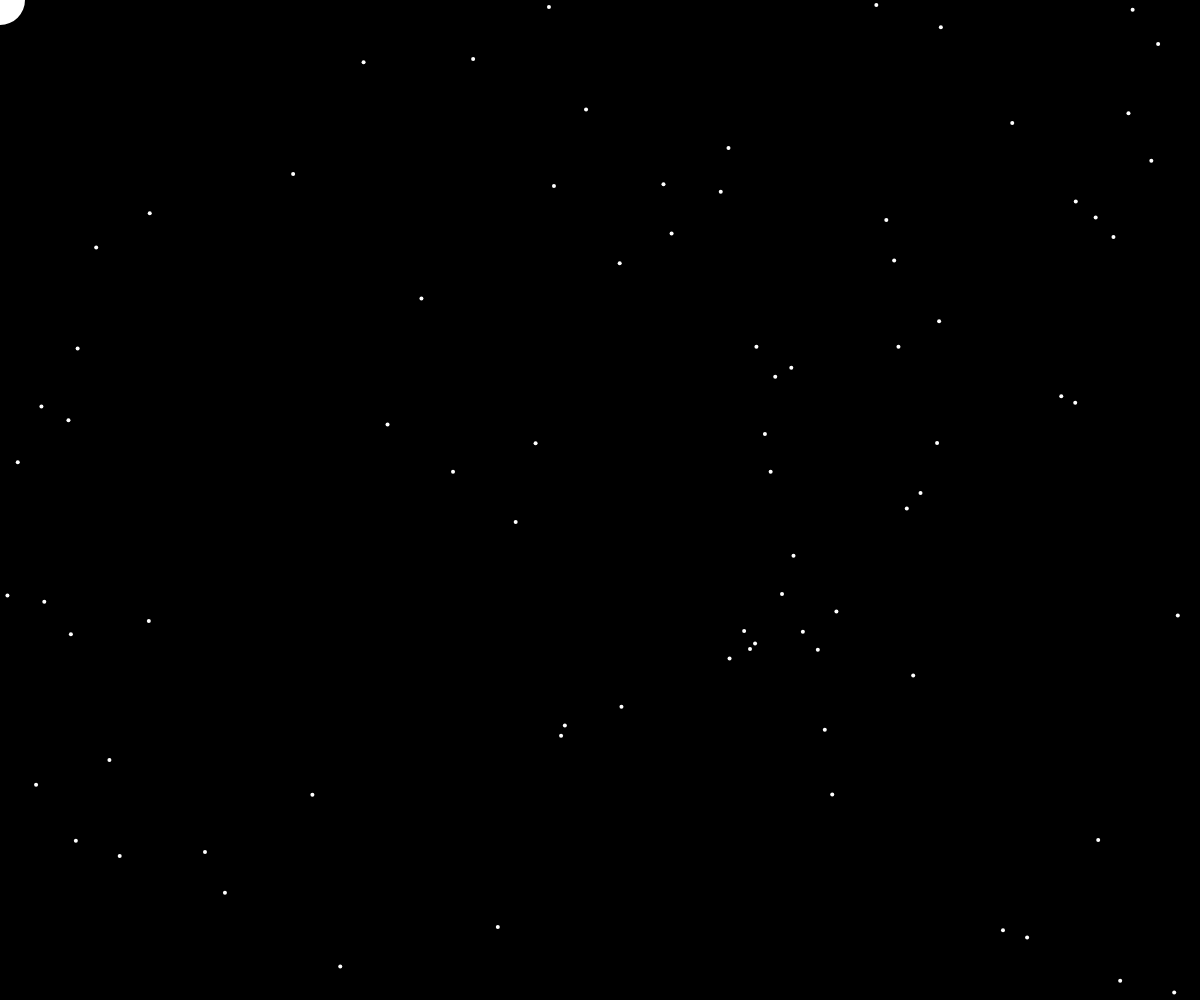
Frame 1 (no input)
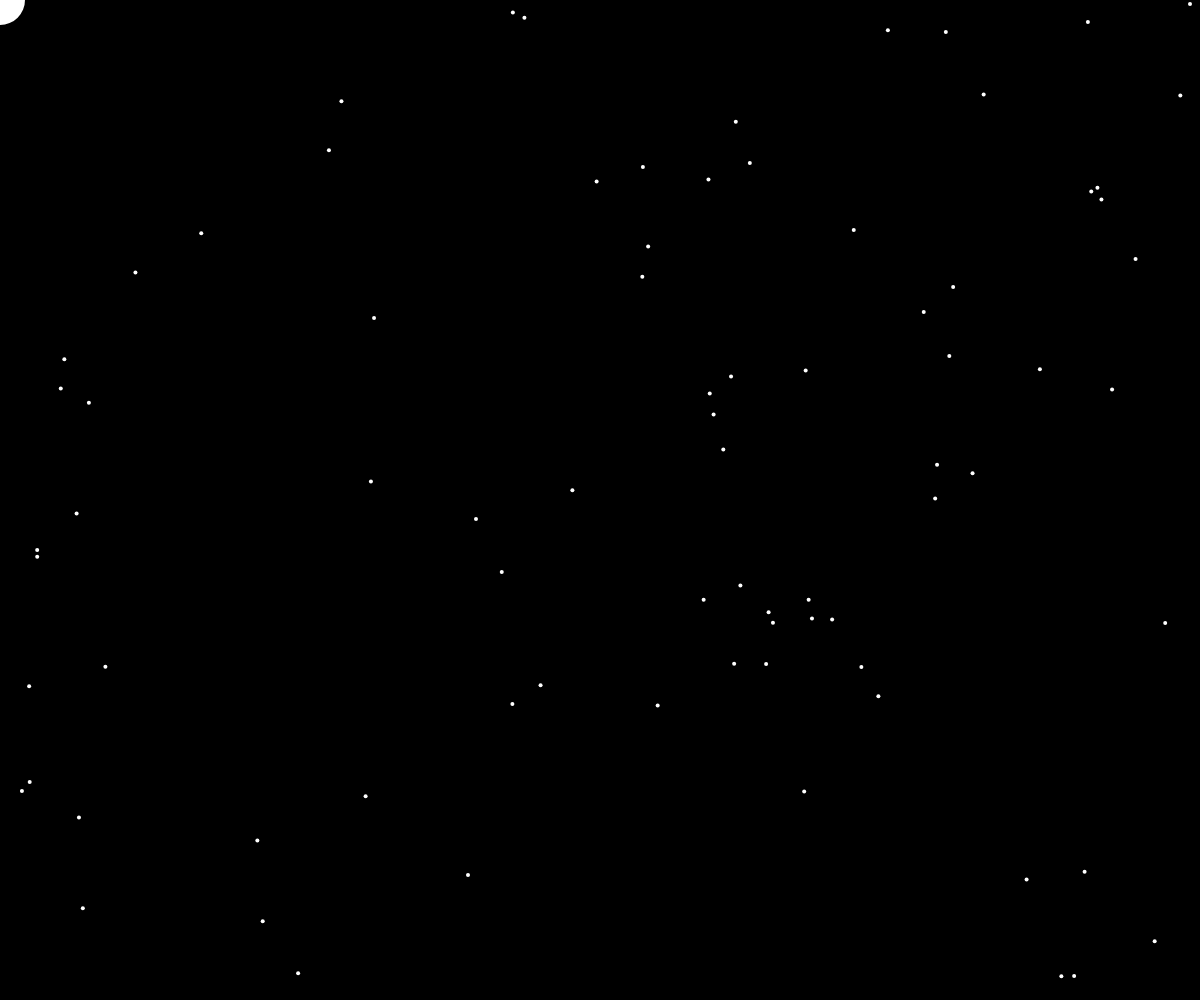
Frame 60 (no input)
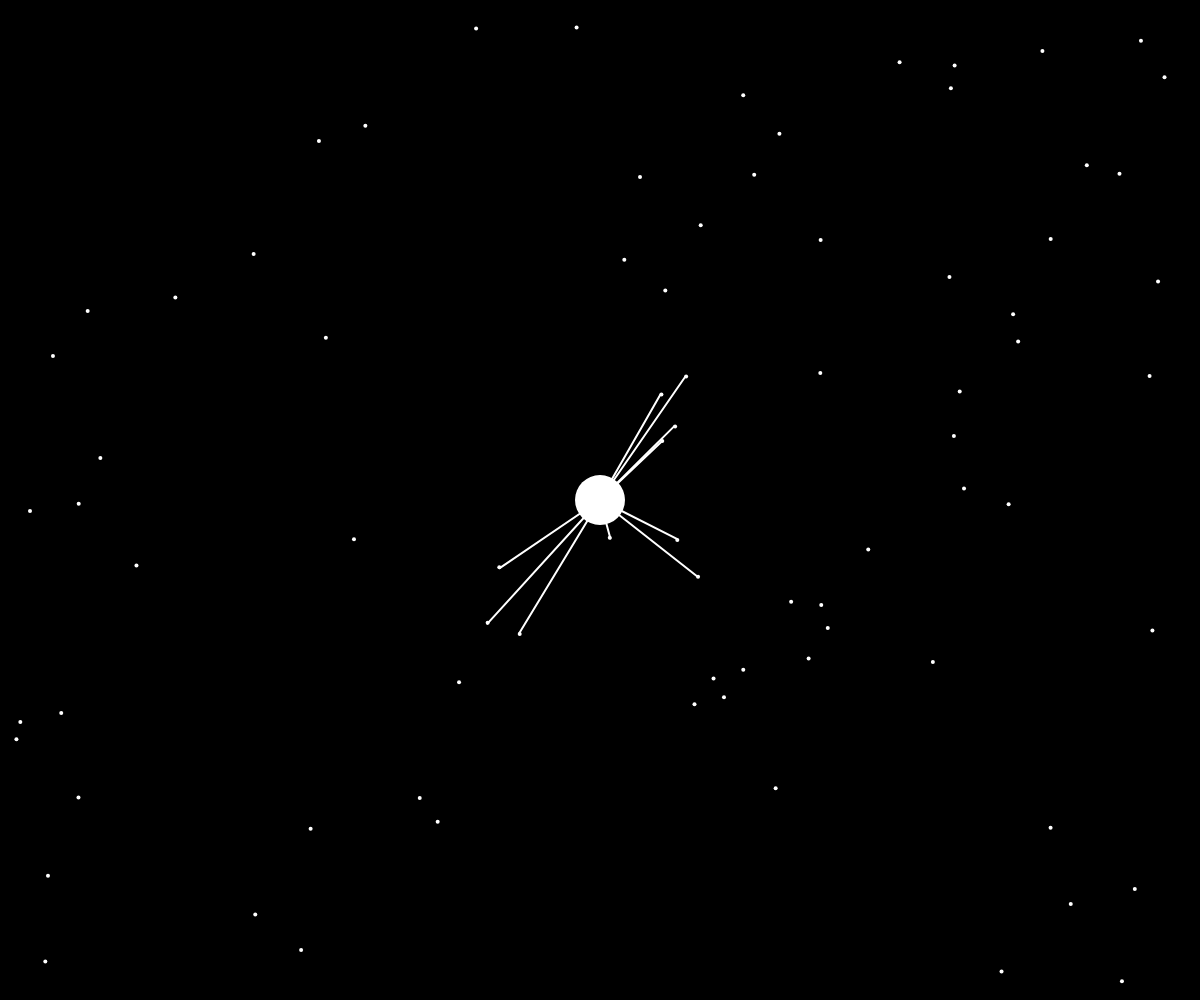
Frame 120 (the mouse pressed at the canvas centre since frame 60)

The p5.js sketch that drew these frames (run headless with seeded random() and noise() and a simulated clock; from frame 60 on, the mouse is pressed at the canvas centre):

// p5.js sketch
// ── sketch.js

let n_particles = 80;
let particles = []

let central_particle;

function setup() {
  createCanvas(windowWidth, windowHeight);

  for (let i = 0; i < n_particles; i++) {
    particles.push(new Particle(
      x=null,
      y=null,
      v_amp=1,
      dim=4,
      // p_color=color_palet[int(random(0, color_palet.length))],
      p_color="#ffffff",
      alpha=1,
      action_radius=0
    ))
  }

  central_particle = new Particle(
    x=0,
    y=0, 
    v_amp=0, 
    dim=50, 
    p_color="#ffffff", 
    alpha+1, 
    action_radius=170
  );
}

function draw() {
  background(0);

  // particles
  for (const particle of particles) {
    particle.draw()
    particle.update()
  }

  // connexions
  
  strokeWeight(1)
  stroke(255)

  for (let i = 0; i < particles.length; i++) {
    for (let j = i+1; j < particles.length; j++) {

      let pi = particles[i];
      let pj = particles[j];

      if (pi.is_connected(pj)) {
        line(pi.x, pi.y, pj.x, pj.y)
      }
    }
  }

  // central particle position
  central_particle.x = mouseX;
  central_particle.y = mouseY;

  central_particle.draw();

  strokeWeight(2)
  stroke(255)

  // central particle connexions
  for (const p of particles) {
    if (central_particle.is_connected(p)) {
      line(central_particle.x, central_particle.y, p.x, p.y)
    }
  }
  
  
}

class Particle {

  constructor(
    x=null, 
    y=null, 
    v_amp=2, 
    dim=10, 
    p_color="#ffffff", 
    alpha=1,
    action_radius=100,
    
    ) {
    
    this.dim = dim;
    this.alpha = alpha;
    this.action_radius = action_radius;
    this.p_color = p_color;

    this.vx = random(-v_amp, v_amp);
    this.vy = random(-v_amp, v_amp);

    // check position
    if (x === null) {
      this.x = random(this.dim/2, width - this.dim/2)
    }
    else {
      this.x = x
    }
    if (y === null) {
      this.y = random(this.dim/2, height - this.dim/2)
    }
    else {
      this.y = y
    }
  }

  draw() {
    let c = color(this.p_color);
    c.setAlpha(this.alpha*255);
    noStroke()
    fill(c)

    circle(this.x, this.y, this.dim)
  }

  update() {

    this.x += this.vx;
    this.y += this.vy;

    if (this.x < this.dim/2 || this.x > width - this.dim / 2) {
      this.vx *= -1;
    }
    if (this.y < this.dim/2 || this.y > height-this.dim/2) {
      this.vy *= -1;
    }
  }

  is_connected(particle) {
    if (dist(this.x, this.y, particle.x, particle.y) < this.action_radius) {
      return true;
    }
    else {
      return false;
    }
  }
}
